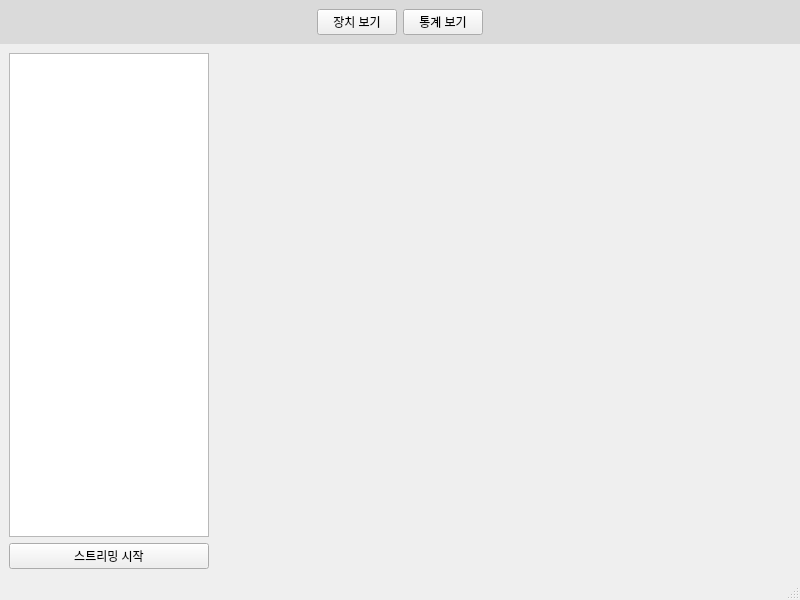
<?xml version="1.0" encoding="UTF-8"?>
<ui version="4.0">
 <class>MainWindow</class>
 <widget class="QMainWindow" name="MainWindow">
  <property name="geometry">
   <rect>
    <x>0</x>
    <y>0</y>
    <width>800</width>
    <height>600</height>
   </rect>
  </property>
  <property name="windowTitle">
   <string>MainWindow</string>
  </property>
  <widget class="QWidget" name="centralwidget">
   <property name="styleSheet">
    <string notr="true">QWidget#headWidget {
	background-color: rgb(218, 218, 218);
}</string>
   </property>
   <layout class="QVBoxLayout" name="verticalLayout">
    <property name="spacing">
     <number>0</number>
    </property>
    <property name="leftMargin">
     <number>0</number>
    </property>
    <property name="topMargin">
     <number>0</number>
    </property>
    <property name="rightMargin">
     <number>0</number>
    </property>
    <property name="bottomMargin">
     <number>0</number>
    </property>
    <item>
     <widget class="QWidget" name="headWidget" native="true">
      <property name="sizePolicy">
       <sizepolicy hsizetype="Preferred" vsizetype="Preferred">
        <horstretch>0</horstretch>
        <verstretch>0</verstretch>
       </sizepolicy>
      </property>
      <layout class="QHBoxLayout" name="horizontalLayout_3">
       <item alignment="Qt::AlignRight">
        <widget class="QPushButton" name="deviceButton">
         <property name="text">
          <string>장치 보기</string>
         </property>
        </widget>
       </item>
       <item alignment="Qt::AlignLeft">
        <widget class="QPushButton" name="graphButton">
         <property name="text">
          <string>통계 보기</string>
         </property>
        </widget>
       </item>
      </layout>
     </widget>
    </item>
    <item>
     <widget class="QStackedWidget" name="stackedWidget">
      <property name="sizePolicy">
       <sizepolicy hsizetype="Expanding" vsizetype="Expanding">
        <horstretch>0</horstretch>
        <verstretch>0</verstretch>
       </sizepolicy>
      </property>
      <property name="currentIndex">
       <number>0</number>
      </property>
      <widget class="QWidget" name="viewPage">
       <layout class="QHBoxLayout" name="horizontalLayout">
        <property name="leftMargin">
         <number>9</number>
        </property>
        <property name="topMargin">
         <number>9</number>
        </property>
        <property name="rightMargin">
         <number>9</number>
        </property>
        <property name="bottomMargin">
         <number>9</number>
        </property>
        <item>
         <widget class="QWidget" name="widget" native="true">
          <property name="minimumSize">
           <size>
            <width>200</width>
            <height>0</height>
           </size>
          </property>
          <property name="maximumSize">
           <size>
            <width>200</width>
            <height>16777215</height>
           </size>
          </property>
          <layout class="QVBoxLayout" name="verticalLayout_2">
           <property name="leftMargin">
            <number>0</number>
           </property>
           <property name="topMargin">
            <number>0</number>
           </property>
           <property name="rightMargin">
            <number>0</number>
           </property>
           <property name="bottomMargin">
            <number>0</number>
           </property>
           <item>
            <widget class="QListWidget" name="listWidget"/>
           </item>
           <item>
            <layout class="QHBoxLayout" name="horizontalLayout_2">
             <item>
              <widget class="QPushButton" name="startStreamButton">
               <property name="text">
                <string>스트리밍 시작</string>
               </property>
              </widget>
             </item>
            </layout>
           </item>
          </layout>
         </widget>
        </item>
        <item>
         <widget class="QStackedWidget" name="stackedWidget_2">
          <widget class="QWidget" name="streamingPage">
           <layout class="QVBoxLayout" name="verticalLayout_5">
            <property name="leftMargin">
             <number>0</number>
            </property>
            <property name="topMargin">
             <number>0</number>
            </property>
            <property name="rightMargin">
             <number>0</number>
            </property>
            <property name="bottomMargin">
             <number>0</number>
            </property>
            <item>
             <widget class="QWidget" name="displayWidget" native="true">
              <property name="sizePolicy">
               <sizepolicy hsizetype="Preferred" vsizetype="Preferred">
                <horstretch>0</horstretch>
                <verstretch>0</verstretch>
               </sizepolicy>
              </property>
              <property name="minimumSize">
               <size>
                <width>0</width>
                <height>0</height>
               </size>
              </property>
              <layout class="QGridLayout" name="gridLayout">
               <property name="leftMargin">
                <number>0</number>
               </property>
               <property name="topMargin">
                <number>0</number>
               </property>
               <property name="rightMargin">
                <number>0</number>
               </property>
               <property name="bottomMargin">
                <number>0</number>
               </property>
               <property name="spacing">
                <number>2</number>
               </property>
              </layout>
             </widget>
            </item>
           </layout>
          </widget>
          <widget class="QWidget" name="graphPage">
           <layout class="QVBoxLayout" name="verticalLayout_4"/>
          </widget>
         </widget>
        </item>
       </layout>
      </widget>
      <widget class="QWidget" name="areaInsertPage">
       <layout class="QVBoxLayout" name="verticalLayout_3"/>
      </widget>
     </widget>
    </item>
   </layout>
  </widget>
  <widget class="QMenuBar" name="menubar">
   <property name="geometry">
    <rect>
     <x>0</x>
     <y>0</y>
     <width>800</width>
     <height>22</height>
    </rect>
   </property>
  </widget>
  <widget class="QStatusBar" name="statusbar"/>
  <action name="actionstart">
   <property name="text">
    <string>start</string>
   </property>
  </action>
  <action name="action_2">
   <property name="text">
    <string>???</string>
   </property>
  </action>
 </widget>
 <resources/>
 <connections/>
</ui>
